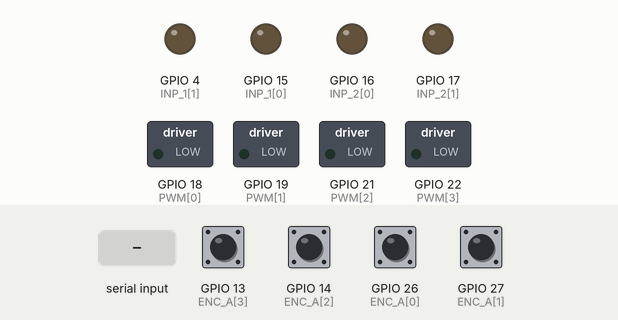
This sketch was run on a simulated ESP32. Shown: switched loads named in the sketch (green lamp = pin HIGH), output pins drawn as LEDs (lit = HIGH). Inputs (shaded band) come from the test bench; at power-on: GPIO 13 (ENC_A[3]), GPIO 14 (ENC_A[2]), GPIO 26 (ENC_A[0]), GPIO 27 (ENC_A[1]) HIGH. Nothing arrives over Bluetooth unless stated.

Above: at 5.2 s.
5.3 s: "w" received over the second serial link
At 6.1 s:
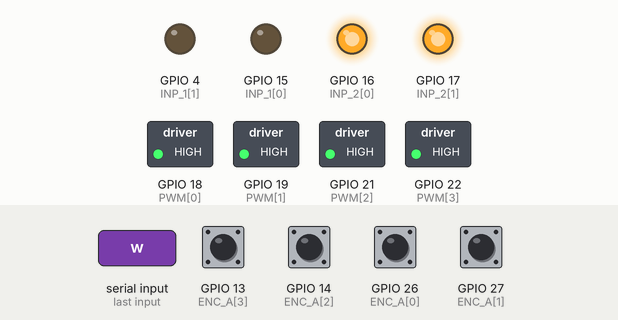
6.8 s: "x" received over the second serial link
At 7.3 s:
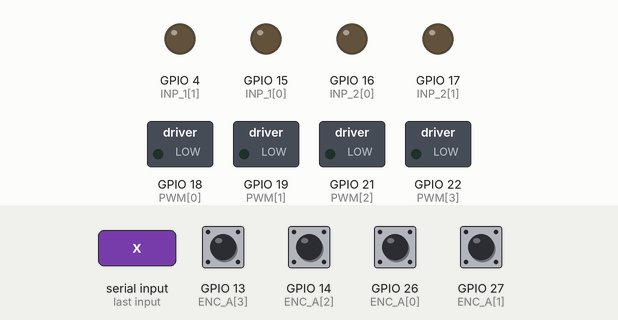
8.3 s: "a" received over the second serial link
At 9.5 s:
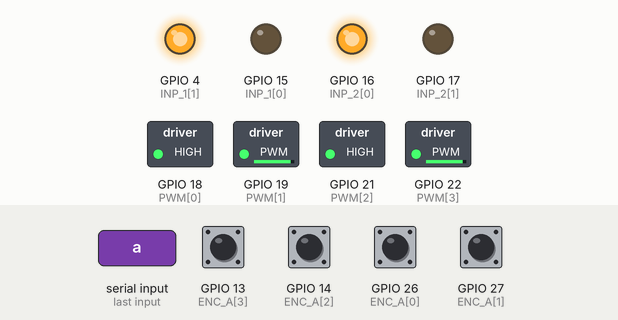
9.8 s: "s" received over the second serial link
At 10.7 s:
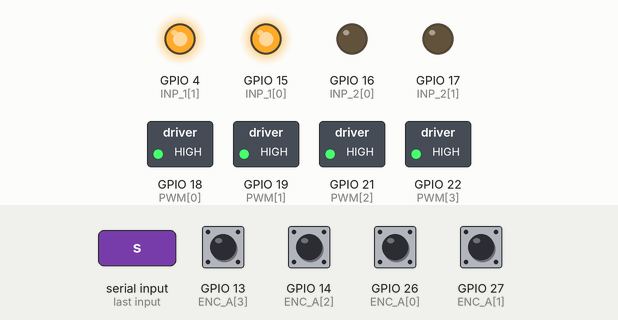
Timing chart, 0 to 12.3 s (numbered marks = the images above; inputs shaded):
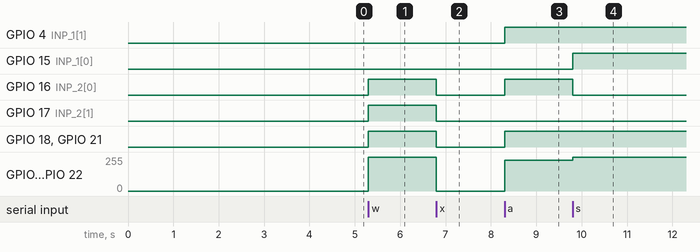

The sketch:

bluetooth_encoders.ino
```cpp
#include <Arduino.h>
#include <mutex>
#include <BluetoothSerial.h>
#include "esp_timer.h"
#include <Arduino.h>
#include <esp32-hal.h>

#define NMOTORS 4
#define UMAX 255
#define PGAIN 2
#define DGAIN 0.015
#define IGAIN 5
#define VMAX 12


//                    Declare Pins
//                  {RB, LB, RF, LF}
const int ENC_A[] = {26, 27, 14, 13};  // Encoder A pins     4 pins
const int ENC_B[] = {23, 32, 33, 25};  // Encoder B pins     4 pins
const int PWM[] =   {18, 19, 21, 22};  // PWM pins           4 pins
const int INP_1[] = {15, 4 , 15, 4 };  // Input 1 pins       2 pins
const int INP_2[] = {16, 17, 16, 17};  // Input 2 pins       2 pins


const float linearMax = 1.0;
const float angularMax = 1.5;

volatile long pos_i[] = {0,0,0,0};

// Bluetooth Serial Object
BluetoothSerial SerialBT;

// Mutex for synchronization
portMUX_TYPE mux = portMUX_INITIALIZER_UNLOCKED;

long previous_pos[] = {0,0,0,0};
float velocity[] = {0,0,0,0};
long prevT = 0;
float deltaT = 0;

int N = 1440;
double wheelRadius = 0.056;
double wheelDistance = 0.395;

float throttleValue = 0.0;
float steeringValue = 0.0;
float targetSpeed[] = {0,0,0,0};
float currentSpeed[] = {0,0,0,0};
float previousSpeed[] = {0,0,0,0};

class SimplePID{
  private:
    float kp, kd, ki, umax;
    float eprev, eintegral;

  public:
    SimplePID() : kp(2), kd(1), ki(5), umax(15), eprev(0.0), eintegral(0.0){}

    void setParams(float kpIn, float kdIn, float kiIn, float umaxIn){
      kp = kpIn; kd = kdIn; ki = kiIn; umax = umaxIn;
    }

    void evalu(float value, float target, float deltaT, int &pwr, int &dir){
      float e = target - value;
      float dedt = (e-eprev)/(deltaT);
      eintegral = eintegral + (0.5*(eprev+e)*deltaT);
      float u = kp*e + kd*dedt + ki*eintegral;

      dir = 1;
      if(u<0){
        dir = -1;
      }

      pwr = int(255 * (abs(u)/VMAX));
      if(pwr > umax){
        pwr = umax;
      } else if(pwr < 20){
        pwr = 0;
      }

      if(eintegral > 10){
        eintegral = 10;
      } else if(eintegral < -10){
        eintegral = -10;
      }

      eprev = e;
    }
};

SimplePID motor[NMOTORS];

void setMotor(int dir, int PWMVal, int PWM, int INP_1, int INP_2) {
  // Motor control logic
  if (dir == 1) {
    digitalWrite(INP_1, LOW);
    digitalWrite(INP_2, HIGH);
  }
  else if (dir == -1) {
    digitalWrite(INP_1, HIGH);
    digitalWrite(INP_2, LOW);
  }
  else {
    digitalWrite(INP_1, LOW);
    digitalWrite(INP_2, LOW);
  }

  // speed control i think
  ledcWrite(PWM, PWMVal);
}

template <int j>
void readEncoder(){
  portENTER_CRITICAL_ISR(&mux);
  int b = digitalRead(ENC_B[j]);
  if((j == 0) || (j == 2)){
    if(b > 0){
      pos_i[j]++;
    }
    else{
      pos_i[j]--;
    }
  } else if((j == 1) || (j == 3)){
    if(b > 0){
      pos_i[j]--;
    }
    else{
      pos_i[j]++;
    }
  }
  portEXIT_CRITICAL_ISR(&mux);
}

volatile int count = 0;
int count_prev = 0;

// Timer callback function
void onTimer(void *arg) {
    count++;
}

// Timer handle
esp_timer_handle_t timer;

void setup(){
  Serial.begin(115200);
  SerialBT.begin("OpenScout_BT"); // Bluetooth device name

  // Timer setup for ESP32
  esp_timer_create_args_t timer_args = {
      .callback = &onTimer,
      .arg = NULL,
      .dispatch_method = ESP_TIMER_TASK,
      .name = "my_timer"
  };

  esp_err_t err = esp_timer_create(&timer_args, &timer);
  if (err != ESP_OK) {
      Serial.println("Timer creation failed!");
  }

  // Start periodic timer (1000 µs = 1ms)
  err = esp_timer_start_periodic(timer, 1000);
  if (err != ESP_OK) {
      Serial.println("Timer start failed!");
  }


  for(int k = 0; k < NMOTORS; k++){
    pinMode(ENC_A[k],INPUT);
    pinMode(ENC_B[k],INPUT);
    pinMode(PWM[k], OUTPUT);
    pinMode(INP_1[k], OUTPUT);
    pinMode(INP_2[k], OUTPUT);
    motor[k].setParams(PGAIN,DGAIN,IGAIN,UMAX);

    delay(1000);
  }


  for(int k = 0; k < NMOTORS; k++){
    ledcAttach(PWM[k], 5000, 8);  // Pin, frequency, resolution
  }

  attachInterrupt(digitalPinToInterrupt(ENC_A[0]),readEncoder<0>,RISING);
  attachInterrupt(digitalPinToInterrupt(ENC_A[1]),readEncoder<1>,RISING);
  attachInterrupt(digitalPinToInterrupt(ENC_A[2]),readEncoder<2>,RISING);
  attachInterrupt(digitalPinToInterrupt(ENC_A[3]),readEncoder<3>,RISING);
}

void loop(){
  if(count > count_prev){
    long currT = micros();
    float deltaT = ((float)(currT-prevT))/1.0e6;

    // Read Bluetooth data
    if(SerialBT.available()){
      char incomingChar = SerialBT.read();
      switch (incomingChar) {
        case 'w':
            // move forwards
            throttleValue = 1.0;  // Full forward
            steeringValue = 0.0;  // No turn
            break;
        case 'a':
            // turn left
            throttleValue = 0.0;  // Maintain speed
            steeringValue = 1.0;  // Turn left (positive steering)
            break;
        case 's':
            // move backwards
            throttleValue = -1.0;  // Full reverse
            steeringValue = 0.0;  // No turn
            break;
        case 'd':
            // turn right
            throttleValue = 0.0;  // Maintain speed
            steeringValue = -1.0;  // Turn right (negative steering)
            break;

        case 'x':
            // Stop all motors
            throttleValue = 0.0;
            steeringValue = 0.0;
    }

    // Deadzone handling
    if((throttleValue >= -0.10) && (throttleValue <= 0.10)){
      throttleValue = 0.0;
    }
    if((steeringValue >= -0.25) && (steeringValue <= 0.25)){
      steeringValue = 0.0;
    }

    for(int i=0; i<4; i++){
      targetSpeed[i] = 0.0;
    }

    //Serial.print(throttleValue);
    //Serial.print('\t');
    //Serial.println(steeringValue);

    if(throttleValue < -1.5){
      throttleValue = 0.0;
    }
    if(steeringValue > 1.5){
      steeringValue = 0.0;
    }

    // Replace ATOMIC_BLOCK with critical section
    portENTER_CRITICAL(&mux);
    for(int k=0; k<NMOTORS; k++){
      float delta_pos = pos_i[k] - previous_pos[k];
      velocity[k] = delta_pos / N / deltaT * 2 * PI;
      previous_pos[k] = pos_i[k];
    }
    portEXIT_CRITICAL(&mux);

    float linearSpeed = linearMax * throttleValue;
    float angularSpeed = angularMax * steeringValue;
    float rightSpeed = ((linearSpeed + (wheelDistance * angularSpeed)) / wheelRadius);
    float leftSpeed = ((linearSpeed - (wheelDistance * angularSpeed)) / wheelRadius);

    targetSpeed[0] = rightSpeed;
    targetSpeed[2] = rightSpeed;
    targetSpeed[1] = leftSpeed;
    targetSpeed[3] = leftSpeed;

    for(int k=0; k<NMOTORS; k++){
      currentSpeed[k] = 0.854*currentSpeed[k] + 0.0728*velocity[k] + 0.0728*previousSpeed[k];
      previousSpeed[k] = velocity[k];
    }

    for(int k=0; k<NMOTORS; k++){
      int pwr, dir;
      motor[k].evalu(velocity[k], targetSpeed[k], deltaT, pwr, dir);

      if((targetSpeed[k] < 0.1) && (targetSpeed[k] > -0.1)){
        pwr = 0;
        dir = 0;
      }
      setMotor(dir, pwr, PWM[k], INP_1[k], INP_2[k]);
    }

    float rightVirtualWheelSpeed = (velocity[0] + velocity[2]) * 0.5;
    float leftVirtualWheelSpeed = (velocity[1] + velocity[3]) * 0.5;

    prevT = currT;
    count_prev = count;

  }

}

}
```

Measured:
- after the input at 5.3 s, GPIO 16 (INP_2[0]), GPIO 17 (INP_2[1]), GPIO 18 (PWM[0]), GPIO 21 (PWM[2]): LOW → HIGH at once; GPIO 19 (PWM[1]), GPIO 22 (PWM[3]): 0/255 → 255/255 at once
- after the input at 6.8 s, GPIO 16 (INP_2[0]), GPIO 17 (INP_2[1]), GPIO 18 (PWM[0]), GPIO 21 (PWM[2]): HIGH → LOW at once; GPIO 19 (PWM[1]), GPIO 22 (PWM[3]): 255/255 → 0/255 at once
- after the input at 8.3 s, GPIO 4 (INP_1[1]), GPIO 16 (INP_2[0]), GPIO 18 (PWM[0]), GPIO 21 (PWM[2]): LOW → HIGH at once; GPIO 19 (PWM[1]), GPIO 22 (PWM[3]): 0/255 → 232/255 at once
- after the input at 9.8 s, GPIO 15 (INP_1[0]): LOW → HIGH at once; GPIO 16 (INP_2[0]): HIGH → LOW at once; GPIO 19 (PWM[1]), GPIO 22 (PWM[3]): 232/255 → 255/255 at once
